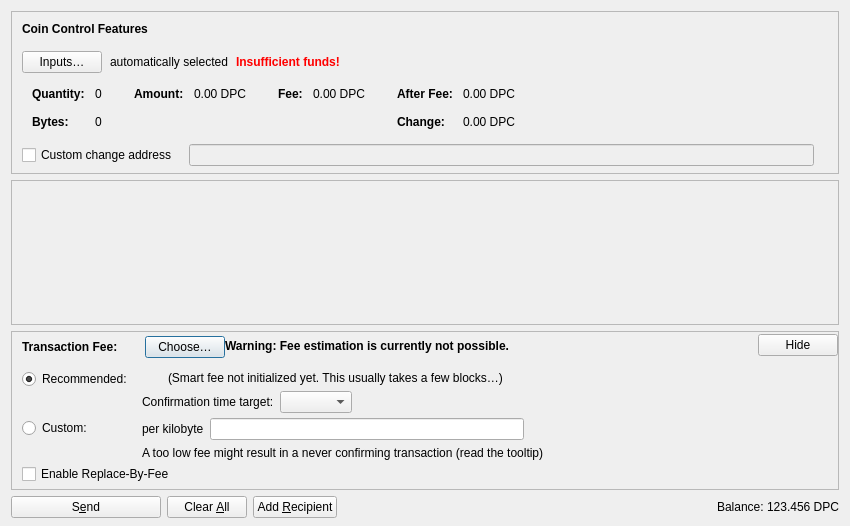
<?xml version="1.0" encoding="UTF-8"?>
<ui version="4.0">
 <class>SendCoinsDialog</class>
 <widget class="QDialog" name="SendCoinsDialog">
  <property name="geometry">
   <rect>
    <x>0</x>
    <y>0</y>
    <width>850</width>
    <height>526</height>
   </rect>
  </property>
  <property name="windowTitle">
   <string>Send Coins</string>
  </property>
  <layout class="QVBoxLayout" name="verticalLayout" stretch="0,1,0,0">
   <property name="bottomMargin">
    <number>8</number>
   </property>
   <item>
    <widget class="QFrame" name="frameCoinControl">
     <property name="sizePolicy">
      <sizepolicy hsizetype="Expanding" vsizetype="Expanding">
       <horstretch>0</horstretch>
       <verstretch>0</verstretch>
      </sizepolicy>
     </property>
     <property name="maximumSize">
      <size>
       <width>16777215</width>
       <height>16777215</height>
      </size>
     </property>
     <property name="frameShape">
      <enum>QFrame::StyledPanel</enum>
     </property>
     <property name="frameShadow">
      <enum>QFrame::Sunken</enum>
     </property>
     <layout class="QVBoxLayout" name="verticalLayoutCoinControl2">
      <property name="spacing">
       <number>0</number>
      </property>
      <property name="leftMargin">
       <number>0</number>
      </property>
      <property name="topMargin">
       <number>0</number>
      </property>
      <property name="rightMargin">
       <number>0</number>
      </property>
      <property name="bottomMargin">
       <number>6</number>
      </property>
      <item>
       <layout class="QVBoxLayout" name="verticalLayoutCoinControl" stretch="0,0,0,0,1">
        <property name="spacing">
         <number>0</number>
        </property>
        <property name="leftMargin">
         <number>10</number>
        </property>
        <property name="topMargin">
         <number>10</number>
        </property>
        <item>
         <layout class="QHBoxLayout" name="horizontalLayoutCoinControl1">
          <property name="bottomMargin">
           <number>15</number>
          </property>
          <item>
           <widget class="QLabel" name="labelCoinControlFeatures">
            <property name="sizePolicy">
             <sizepolicy hsizetype="Preferred" vsizetype="Maximum">
              <horstretch>0</horstretch>
              <verstretch>0</verstretch>
             </sizepolicy>
            </property>
            <property name="font">
             <font>
              <weight>75</weight>
              <bold>true</bold>
             </font>
            </property>
            <property name="styleSheet">
             <string notr="true">font-weight:bold;</string>
            </property>
            <property name="text">
             <string>Coin Control Features</string>
            </property>
           </widget>
          </item>
         </layout>
        </item>
        <item>
         <layout class="QHBoxLayout" name="horizontalLayoutCoinControl2" stretch="0,0,0,0">
          <property name="spacing">
           <number>8</number>
          </property>
          <property name="bottomMargin">
           <number>10</number>
          </property>
          <item>
           <widget class="QPushButton" name="pushButtonCoinControl">
            <property name="styleSheet">
             <string notr="true"/>
            </property>
            <property name="text">
             <string>Inputs…</string>
            </property>
            <property name="autoDefault">
             <bool>false</bool>
            </property>
           </widget>
          </item>
          <item>
           <widget class="QLabel" name="labelCoinControlAutomaticallySelected">
            <property name="text">
             <string>automatically selected</string>
            </property>
            <property name="margin">
             <number>5</number>
            </property>
           </widget>
          </item>
          <item>
           <widget class="QLabel" name="labelCoinControlInsuffFunds">
            <property name="font">
             <font>
              <weight>75</weight>
              <bold>true</bold>
             </font>
            </property>
            <property name="styleSheet">
             <string notr="true">color:red;font-weight:bold;</string>
            </property>
            <property name="text">
             <string>Insufficient funds!</string>
            </property>
            <property name="margin">
             <number>5</number>
            </property>
           </widget>
          </item>
          <item>
           <spacer name="horizontalSpacerCoinControl">
            <property name="orientation">
             <enum>Qt::Horizontal</enum>
            </property>
            <property name="sizeHint" stdset="0">
             <size>
              <width>40</width>
              <height>1</height>
             </size>
            </property>
           </spacer>
          </item>
         </layout>
        </item>
        <item>
         <widget class="QWidget" name="widgetCoinControl" native="true">
          <property name="sizePolicy">
           <sizepolicy hsizetype="Preferred" vsizetype="Preferred">
            <horstretch>0</horstretch>
            <verstretch>0</verstretch>
           </sizepolicy>
          </property>
          <property name="minimumSize">
           <size>
            <width>0</width>
            <height>0</height>
           </size>
          </property>
          <property name="styleSheet">
           <string notr="true"/>
          </property>
          <layout class="QHBoxLayout" name="horizontalLayoutCoinControl5">
           <property name="leftMargin">
            <number>0</number>
           </property>
           <property name="topMargin">
            <number>0</number>
           </property>
           <property name="rightMargin">
            <number>0</number>
           </property>
           <property name="bottomMargin">
            <number>0</number>
           </property>
           <item>
            <layout class="QHBoxLayout" name="horizontalLayoutCoinControl3" stretch="0,0,0,1">
             <property name="spacing">
              <number>20</number>
             </property>
             <property name="topMargin">
              <number>0</number>
             </property>
             <property name="bottomMargin">
              <number>10</number>
             </property>
             <item>
              <layout class="QFormLayout" name="formLayoutCoinControl1">
               <property name="labelAlignment">
                <set>Qt::AlignLeft|Qt::AlignVCenter</set>
               </property>
               <property name="horizontalSpacing">
                <number>10</number>
               </property>
               <property name="verticalSpacing">
                <number>14</number>
               </property>
               <property name="leftMargin">
                <number>10</number>
               </property>
               <property name="topMargin">
                <number>4</number>
               </property>
               <property name="rightMargin">
                <number>6</number>
               </property>
               <item row="0" column="0">
                <widget class="QLabel" name="labelCoinControlQuantityText">
                 <property name="font">
                  <font>
                   <weight>75</weight>
                   <bold>true</bold>
                  </font>
                 </property>
                 <property name="text">
                  <string>Quantity:</string>
                 </property>
                 <property name="margin">
                  <number>0</number>
                 </property>
                </widget>
               </item>
               <item row="0" column="1">
                <widget class="QLabel" name="labelCoinControlQuantity">
                 <property name="cursor">
                  <cursorShape>IBeamCursor</cursorShape>
                 </property>
                 <property name="contextMenuPolicy">
                  <enum>Qt::ActionsContextMenu</enum>
                 </property>
                 <property name="text">
                  <string notr="true">0</string>
                 </property>
                 <property name="margin">
                  <number>0</number>
                 </property>
                 <property name="textInteractionFlags">
                  <set>Qt::LinksAccessibleByMouse|Qt::TextSelectableByKeyboard|Qt::TextSelectableByMouse</set>
                 </property>
                </widget>
               </item>
               <item row="1" column="0">
                <widget class="QLabel" name="labelCoinControlBytesText">
                 <property name="font">
                  <font>
                   <weight>75</weight>
                   <bold>true</bold>
                  </font>
                 </property>
                 <property name="text">
                  <string>Bytes:</string>
                 </property>
                </widget>
               </item>
               <item row="1" column="1">
                <widget class="QLabel" name="labelCoinControlBytes">
                 <property name="cursor">
                  <cursorShape>IBeamCursor</cursorShape>
                 </property>
                 <property name="contextMenuPolicy">
                  <enum>Qt::ActionsContextMenu</enum>
                 </property>
                 <property name="text">
                  <string notr="true">0</string>
                 </property>
                 <property name="textInteractionFlags">
                  <set>Qt::LinksAccessibleByMouse|Qt::TextSelectableByKeyboard|Qt::TextSelectableByMouse</set>
                 </property>
                </widget>
               </item>
              </layout>
             </item>
             <item>
              <layout class="QFormLayout" name="formLayoutCoinControl2">
               <property name="horizontalSpacing">
                <number>10</number>
               </property>
               <property name="verticalSpacing">
                <number>14</number>
               </property>
               <property name="leftMargin">
                <number>6</number>
               </property>
               <property name="topMargin">
                <number>4</number>
               </property>
               <property name="rightMargin">
                <number>6</number>
               </property>
               <item row="0" column="0">
                <widget class="QLabel" name="labelCoinControlAmountText">
                 <property name="font">
                  <font>
                   <weight>75</weight>
                   <bold>true</bold>
                  </font>
                 </property>
                 <property name="text">
                  <string>Amount:</string>
                 </property>
                 <property name="margin">
                  <number>0</number>
                 </property>
                </widget>
               </item>
               <item row="0" column="1">
                <widget class="QLabel" name="labelCoinControlAmount">
                 <property name="cursor">
                  <cursorShape>IBeamCursor</cursorShape>
                 </property>
                 <property name="contextMenuPolicy">
                  <enum>Qt::ActionsContextMenu</enum>
                 </property>
                 <property name="text">
                  <string notr="true">0.00 DPC</string>
                 </property>
                 <property name="textInteractionFlags">
                  <set>Qt::LinksAccessibleByMouse|Qt::TextSelectableByKeyboard|Qt::TextSelectableByMouse</set>
                 </property>
                </widget>
               </item>
              </layout>
             </item>
             <item>
              <layout class="QFormLayout" name="formLayoutCoinControl3">
               <property name="horizontalSpacing">
                <number>10</number>
               </property>
               <property name="verticalSpacing">
                <number>14</number>
               </property>
               <property name="leftMargin">
                <number>6</number>
               </property>
               <property name="topMargin">
                <number>4</number>
               </property>
               <property name="rightMargin">
                <number>6</number>
               </property>
               <item row="0" column="0">
                <widget class="QLabel" name="labelCoinControlFeeText">
                 <property name="font">
                  <font>
                   <weight>75</weight>
                   <bold>true</bold>
                  </font>
                 </property>
                 <property name="text">
                  <string>Fee:</string>
                 </property>
                 <property name="margin">
                  <number>0</number>
                 </property>
                </widget>
               </item>
               <item row="0" column="1">
                <widget class="QLabel" name="labelCoinControlFee">
                 <property name="cursor">
                  <cursorShape>IBeamCursor</cursorShape>
                 </property>
                 <property name="contextMenuPolicy">
                  <enum>Qt::ActionsContextMenu</enum>
                 </property>
                 <property name="text">
                  <string notr="true">0.00 DPC</string>
                 </property>
                 <property name="textInteractionFlags">
                  <set>Qt::LinksAccessibleByMouse|Qt::TextSelectableByKeyboard|Qt::TextSelectableByMouse</set>
                 </property>
                </widget>
               </item>
              </layout>
             </item>
             <item>
              <layout class="QFormLayout" name="formLayoutCoinControl4">
               <property name="labelAlignment">
                <set>Qt::AlignLeft|Qt::AlignVCenter</set>
               </property>
               <property name="horizontalSpacing">
                <number>10</number>
               </property>
               <property name="verticalSpacing">
                <number>14</number>
               </property>
               <property name="leftMargin">
                <number>6</number>
               </property>
               <property name="topMargin">
                <number>4</number>
               </property>
               <property name="rightMargin">
                <number>6</number>
               </property>
               <item row="0" column="0">
                <widget class="QLabel" name="labelCoinControlAfterFeeText">
                 <property name="font">
                  <font>
                   <weight>75</weight>
                   <bold>true</bold>
                  </font>
                 </property>
                 <property name="text">
                  <string>After Fee:</string>
                 </property>
                 <property name="margin">
                  <number>0</number>
                 </property>
                </widget>
               </item>
               <item row="0" column="1">
                <widget class="QLabel" name="labelCoinControlAfterFee">
                 <property name="cursor">
                  <cursorShape>IBeamCursor</cursorShape>
                 </property>
                 <property name="contextMenuPolicy">
                  <enum>Qt::ActionsContextMenu</enum>
                 </property>
                 <property name="text">
                  <string notr="true">0.00 DPC</string>
                 </property>
                 <property name="textInteractionFlags">
                  <set>Qt::LinksAccessibleByMouse|Qt::TextSelectableByKeyboard|Qt::TextSelectableByMouse</set>
                 </property>
                </widget>
               </item>
               <item row="1" column="0">
                <widget class="QLabel" name="labelCoinControlChangeText">
                 <property name="font">
                  <font>
                   <weight>75</weight>
                   <bold>true</bold>
                  </font>
                 </property>
                 <property name="text">
                  <string>Change:</string>
                 </property>
                </widget>
               </item>
               <item row="1" column="1">
                <widget class="QLabel" name="labelCoinControlChange">
                 <property name="cursor">
                  <cursorShape>IBeamCursor</cursorShape>
                 </property>
                 <property name="contextMenuPolicy">
                  <enum>Qt::ActionsContextMenu</enum>
                 </property>
                 <property name="text">
                  <string notr="true">0.00 DPC</string>
                 </property>
                 <property name="textInteractionFlags">
                  <set>Qt::LinksAccessibleByMouse|Qt::TextSelectableByKeyboard|Qt::TextSelectableByMouse</set>
                 </property>
                </widget>
               </item>
              </layout>
             </item>
            </layout>
           </item>
          </layout>
         </widget>
        </item>
        <item>
         <layout class="QHBoxLayout" name="horizontalLayoutCoinControl4" stretch="0,0,0">
          <property name="spacing">
           <number>12</number>
          </property>
          <property name="sizeConstraint">
           <enum>QLayout::SetDefaultConstraint</enum>
          </property>
          <property name="topMargin">
           <number>5</number>
          </property>
          <property name="rightMargin">
           <number>5</number>
          </property>
          <item>
           <widget class="QCheckBox" name="checkBoxCoinControlChange">
            <property name="toolTip">
             <string>If this is activated, but the change address is empty or invalid, change will be sent to a newly generated address.</string>
            </property>
            <property name="text">
             <string>Custom change address</string>
            </property>
           </widget>
          </item>
          <item>
           <widget class="QValidatedLineEdit" name="lineEditCoinControlChange">
            <property name="enabled">
             <bool>false</bool>
            </property>
            <property name="sizePolicy">
             <sizepolicy hsizetype="Expanding" vsizetype="Fixed">
              <horstretch>0</horstretch>
              <verstretch>0</verstretch>
             </sizepolicy>
            </property>
           </widget>
          </item>
          <item>
           <widget class="QLabel" name="labelCoinControlChangeLabel">
            <property name="sizePolicy">
             <sizepolicy hsizetype="Preferred" vsizetype="Expanding">
              <horstretch>0</horstretch>
              <verstretch>0</verstretch>
             </sizepolicy>
            </property>
            <property name="minimumSize">
             <size>
              <width>0</width>
              <height>0</height>
             </size>
            </property>
            <property name="text">
             <string/>
            </property>
            <property name="margin">
             <number>3</number>
            </property>
           </widget>
          </item>
         </layout>
        </item>
        <item>
         <spacer name="verticalSpacerCoinControl">
          <property name="orientation">
           <enum>Qt::Vertical</enum>
          </property>
          <property name="sizeHint" stdset="0">
           <size>
            <width>800</width>
            <height>1</height>
           </size>
          </property>
         </spacer>
        </item>
       </layout>
      </item>
     </layout>
    </widget>
   </item>
   <item>
    <widget class="QScrollArea" name="scrollArea">
     <property name="widgetResizable">
      <bool>true</bool>
     </property>
     <widget class="QWidget" name="scrollAreaWidgetContents">
      <property name="geometry">
       <rect>
        <x>0</x>
        <y>0</y>
        <width>830</width>
        <height>104</height>
       </rect>
      </property>
      <layout class="QVBoxLayout" name="verticalLayout_2" stretch="0,1">
       <property name="leftMargin">
        <number>0</number>
       </property>
       <property name="topMargin">
        <number>0</number>
       </property>
       <property name="rightMargin">
        <number>0</number>
       </property>
       <property name="bottomMargin">
        <number>0</number>
       </property>
       <item>
        <layout class="QVBoxLayout" name="entries">
         <property name="spacing">
          <number>6</number>
         </property>
        </layout>
       </item>
       <item>
        <spacer name="verticalSpacer">
         <property name="orientation">
          <enum>Qt::Vertical</enum>
         </property>
         <property name="sizeHint" stdset="0">
          <size>
           <width>20</width>
           <height>40</height>
          </size>
         </property>
        </spacer>
       </item>
      </layout>
     </widget>
    </widget>
   </item>
   <item>
    <widget class="QFrame" name="frameFee">
     <property name="sizePolicy">
      <sizepolicy hsizetype="Expanding" vsizetype="Expanding">
       <horstretch>0</horstretch>
       <verstretch>0</verstretch>
      </sizepolicy>
     </property>
     <property name="maximumSize">
      <size>
       <width>16777215</width>
       <height>16777215</height>
      </size>
     </property>
     <property name="frameShape">
      <enum>QFrame::StyledPanel</enum>
     </property>
     <property name="frameShadow">
      <enum>QFrame::Sunken</enum>
     </property>
     <layout class="QVBoxLayout" name="verticalLayoutFee1">
      <property name="spacing">
       <number>0</number>
      </property>
      <property name="leftMargin">
       <number>0</number>
      </property>
      <property name="topMargin">
       <number>0</number>
      </property>
      <property name="rightMargin">
       <number>0</number>
      </property>
      <property name="bottomMargin">
       <number>0</number>
      </property>
      <item>
       <layout class="QVBoxLayout" name="verticalLayoutFee2" stretch="0,0,0">
        <property name="spacing">
         <number>0</number>
        </property>
        <property name="leftMargin">
         <number>10</number>
        </property>
        <property name="topMargin">
         <number>0</number>
        </property>
        <item>
         <layout class="QHBoxLayout" name="horizontalLayoutFee1">
          <property name="bottomMargin">
           <number>0</number>
          </property>
          <item>
           <layout class="QVBoxLayout" name="verticalLayoutFee7">
            <property name="spacing">
             <number>0</number>
            </property>
            <item>
             <spacer name="verticalSpacerSmartFee">
              <property name="orientation">
               <enum>Qt::Vertical</enum>
              </property>
              <property name="sizeType">
               <enum>QSizePolicy::Fixed</enum>
              </property>
              <property name="sizeHint" stdset="0">
               <size>
                <width>1</width>
                <height>4</height>
               </size>
              </property>
             </spacer>
            </item>
            <item>
             <layout class="QHBoxLayout" name="horizontalLayoutSmartFee">
              <property name="spacing">
               <number>10</number>
              </property>
              <item>
               <widget class="QLabel" name="labelFeeHeadline">
                <property name="sizePolicy">
                 <sizepolicy hsizetype="Preferred" vsizetype="Maximum">
                  <horstretch>0</horstretch>
                  <verstretch>0</verstretch>
                 </sizepolicy>
                </property>
                <property name="font">
                 <font>
                  <weight>75</weight>
                  <bold>true</bold>
                 </font>
                </property>
                <property name="styleSheet">
                 <string notr="true">font-weight:bold;</string>
                </property>
                <property name="text">
                 <string>Transaction Fee:</string>
                </property>
               </widget>
              </item>
              <item>
               <widget class="QLabel" name="labelFeeMinimized">
                <property name="text">
                 <string/>
                </property>
               </widget>
              </item>
              <item>
               <widget class="QPushButton" name="buttonChooseFee">
                <property name="text">
                 <string>Choose…</string>
                </property>
               </widget>
              </item>
             </layout>
            </item>
            <item>
             <spacer name="verticalSpacer_5">
              <property name="orientation">
               <enum>Qt::Vertical</enum>
              </property>
              <property name="sizeHint" stdset="0">
               <size>
                <width>1</width>
                <height>1</height>
               </size>
              </property>
             </spacer>
            </item>
           </layout>
          </item>
          <item>
           <widget class="QLabel" name="fallbackFeeWarningLabel">
            <property name="toolTip">
             <string>Using the fallbackfee can result in sending a transaction that will take several hours or days (or never) to confirm. Consider choosing your fee manually or wait until you have validated the complete chain.</string>
            </property>
            <property name="font">
            <font>
                <weight>75</weight>
                <bold>true</bold>
            </font>
            </property>
            <property name="text">
             <string>Warning: Fee estimation is currently not possible.</string>
            </property>
            <property name="wordWrap">
             <bool>false</bool>
            </property>
           </widget>
          </item>
          <item>
           <spacer name="horizontalSpacer_4">
            <property name="orientation">
             <enum>Qt::Horizontal</enum>
            </property>
            <property name="sizeType">
             <enum>QSizePolicy::MinimumExpanding</enum>
            </property>
            <property name="sizeHint" stdset="0">
             <size>
              <width>40</width>
              <height>20</height>
             </size>
            </property>
           </spacer>
          </item>
          <item>
           <widget class="QPushButton" name="buttonMinimizeFee">
            <property name="toolTip">
             <string>Hide transaction fee settings</string>
            </property>
            <property name="text">
             <string>Hide</string>
            </property>
           </widget>
          </item>
         </layout>
        </item>
        <item>
         <widget class="QFrame" name="frameFeeSelection">
          <layout class="QVBoxLayout" name="verticalLayoutFee12">
           <property name="spacing">
            <number>0</number>
           </property>
           <property name="leftMargin">
            <number>0</number>
           </property>
           <property name="topMargin">
            <number>0</number>
           </property>
           <property name="rightMargin">
            <number>0</number>
           </property>
           <property name="bottomMargin">
            <number>0</number>
           </property>
           <item>
            <layout class="QGridLayout" name="gridLayoutFee">
             <property name="topMargin">
              <number>10</number>
             </property>
             <property name="bottomMargin">
              <number>4</number>
             </property>
             <property name="horizontalSpacing">
              <number>10</number>
             </property>
             <property name="verticalSpacing">
              <number>4</number>
             </property>
             <item row="1" column="1">
              <layout class="QVBoxLayout" name="verticalLayoutFee8">
               <property name="spacing">
                <number>6</number>
               </property>
               <item>
                <layout class="QHBoxLayout" name="horizontalLayoutFee13">
                 <item>
                  <widget class="QLabel" name="labelCustomPerKilobyte">
                   <property name="toolTip">
                    <string>Specify a custom fee per kB (1,000 bytes) of the transaction's virtual size.

Note:  Since the fee is calculated on a per-byte basis, a fee rate of "100 satoshis per kvB" for a transaction size of 500 virtual bytes (half of 1 kvB) would ultimately yield a fee of only 50 satoshis.</string>
                   </property>
                   <property name="text">
                    <string>per kilobyte</string>
                   </property>
                  </widget>
                 </item>
                 <item>
                  <widget class="BitcoinAmountField" name="customFee"/>
                 </item>
                 <item>
                  <spacer name="horizontalSpacer_6">
                   <property name="orientation">
                    <enum>Qt::Horizontal</enum>
                   </property>
                   <property name="sizeHint" stdset="0">
                    <size>
                     <width>1</width>
                     <height>1</height>
                    </size>
                   </property>
                  </spacer>
                 </item>
                </layout>
               </item>
               <item>
                <layout class="QHBoxLayout" name="horizontalLayoutFee8">
                 <item>
                  <widget class="QLabel" name="labelCustomFeeWarning">
                   <property name="enabled">
                    <bool>true</bool>
                   </property>
                   <property name="toolTip">
                    <string>When there is less transaction volume than space in the blocks, miners as well as relaying nodes may enforce a minimum fee. Paying only this minimum fee is just fine, but be aware that this can result in a never confirming transaction once there is more demand for dpowcoin transactions than the network can process.</string>
                   </property>
                   <property name="text">
                    <string>A too low fee might result in a never confirming transaction (read the tooltip)</string>
                   </property>
                  </widget>
                 </item>
                 <item>
                  <spacer name="horizontalSpacer_2">
                   <property name="orientation">
                    <enum>Qt::Horizontal</enum>
                   </property>
                   <property name="sizeHint" stdset="0">
                    <size>
                     <width>1</width>
                     <height>1</height>
                    </size>
                   </property>
                  </spacer>
                 </item>
                </layout>
               </item>
              </layout>
             </item>
             <item row="0" column="0">
              <layout class="QVBoxLayout" name="verticalLayoutFee4" stretch="0,1">
               <item>
                <widget class="QRadioButton" name="radioSmartFee">
                 <property name="text">
                  <string>Recommended:</string>
                 </property>
                 <property name="checked">
                  <bool>true</bool>
                 </property>
                 <attribute name="buttonGroup">
                  <string notr="true">groupFee</string>
                 </attribute>
                </widget>
               </item>
               <item>
                <spacer name="verticalSpacer_2">
                 <property name="orientation">
                  <enum>Qt::Vertical</enum>
                 </property>
                 <property name="sizeHint" stdset="0">
                  <size>
                   <width>1</width>
                   <height>1</height>
                  </size>
                 </property>
                </spacer>
               </item>
              </layout>
             </item>
             <item row="1" column="0">
              <layout class="QVBoxLayout" name="verticalLayoutFee9" stretch="0,1">
               <item>
                <widget class="QRadioButton" name="radioCustomFee">
                 <property name="text">
                  <string>Custom:</string>
                 </property>
                 <attribute name="buttonGroup">
                  <string notr="true">groupFee</string>
                 </attribute>
                </widget>
               </item>
               <item>
                <spacer name="verticalSpacer_6">
                 <property name="orientation">
                  <enum>Qt::Vertical</enum>
                 </property>
                 <property name="sizeHint" stdset="0">
                  <size>
                   <width>1</width>
                   <height>1</height>
                  </size>
                 </property>
                </spacer>
               </item>
              </layout>
             </item>
             <item row="0" column="1">
              <layout class="QVBoxLayout" name="verticalLayoutFee3" stretch="0,0,1">
               <property name="spacing">
                <number>6</number>
               </property>
               <property name="topMargin">
                <number>2</number>
               </property>
               <item>
                <layout class="QHBoxLayout" name="horizontalLayoutFee12">
                 <item>
                  <widget class="QLabel" name="labelSmartFee">
                   <property name="text">
                    <string/>
                   </property>
                  </widget>
                 </item>
                 <item>
                  <widget class="QLabel" name="labelFeeEstimation">
                   <property name="text">
                    <string/>
                   </property>
                  </widget>
                 </item>
                 <item>
                  <widget class="QLabel" name="labelSmartFee2">
                   <property name="text">
                    <string>(Smart fee not initialized yet. This usually takes a few blocks…)</string>
                   </property>
                  </widget>
                 </item>
                 <item>
                  <spacer name="horizontalSpacer_5">
                   <property name="orientation">
                    <enum>Qt::Horizontal</enum>
                   </property>
                   <property name="sizeHint" stdset="0">
                    <size>
                     <width>1</width>
                     <height>1</height>
                    </size>
                   </property>
                  </spacer>
                 </item>
                </layout>
               </item>
               <item>
                <layout class="QHBoxLayout" name="horizontalLayoutFee9">
                 <item>
                  <layout class="QVBoxLayout" name="verticalLayoutFee6">
                   <item>
                    <widget class="QLabel" name="labelSmartFee3">
                     <property name="text">
                      <string>Confirmation time target:</string>
                     </property>
                    </widget>
                   </item>
                  </layout>
                 </item>
                 <item>
                  <layout class="QVBoxLayout" name="verticalLayoutFee5">
                   <property name="rightMargin">
                    <number>30</number>
                   </property>
                   <item>
                    <layout class="QHBoxLayout" name="horizontalLayoutConfTarget">
                     <property name="bottomMargin">
                      <number>0</number>
                     </property>
                     <item>
                      <widget class="QComboBox" name="confTargetSelector"/>
                     </item>
                     <item>
                      <spacer name="horizontalSpacerConfTarget">
                       <property name="orientation">
                        <enum>Qt::Horizontal</enum>
                       </property>
                       <property name="sizeHint" stdset="0">
                        <size>
                         <width>40</width>
                         <height>20</height>
                        </size>
                       </property>
                      </spacer>
                     </item>
                    </layout>
                   </item>
                  </layout>
                 </item>
                </layout>
               </item>
               <item>
                <spacer name="verticalSpacer_4">
                 <property name="orientation">
                  <enum>Qt::Vertical</enum>
                 </property>
                 <property name="sizeHint" stdset="0">
                  <size>
                   <width>1</width>
                   <height>1</height>
                  </size>
                 </property>
                </spacer>
               </item>
              </layout>
             </item>
            </layout>
           </item>
           <item>
            <widget class="QCheckBox" name="optInRBF">
             <property name="text">
              <string>Enable Replace-By-Fee</string>
             </property>
             <property name="toolTip">
              <string>With Replace-By-Fee (BIP-125) you can increase a transaction's fee after it is sent. Without this, a higher fee may be recommended to compensate for increased transaction delay risk.</string>
             </property>
            </widget>
           </item>
          </layout>
         </widget>
        </item>
        <item>
         <spacer name="verticalSpacerFee">
          <property name="orientation">
           <enum>Qt::Vertical</enum>
          </property>
          <property name="sizeHint" stdset="0">
           <size>
            <width>40</width>
            <height>5</height>
           </size>
          </property>
         </spacer>
        </item>
       </layout>
      </item>
     </layout>
    </widget>
   </item>
   <item>
    <layout class="QHBoxLayout" name="horizontalLayout">
     <item>
      <widget class="QPushButton" name="sendButton">
       <property name="minimumSize">
        <size>
         <width>150</width>
         <height>0</height>
        </size>
       </property>
       <property name="toolTip">
        <string>Confirm the send action</string>
       </property>
       <property name="text">
        <string>S&amp;end</string>
       </property>
       <property name="icon">
        <iconset resource="../bitcoin.qrc">
         <normaloff>:/icons/send</normaloff>:/icons/send</iconset>
       </property>
       <property name="autoDefault">
        <bool>false</bool>
       </property>
       <property name="default">
        <bool>false</bool>
       </property>
      </widget>
     </item>
     <item>
      <widget class="QPushButton" name="clearButton">
       <property name="sizePolicy">
        <sizepolicy hsizetype="Minimum" vsizetype="Fixed">
         <horstretch>0</horstretch>
         <verstretch>0</verstretch>
        </sizepolicy>
       </property>
       <property name="toolTip">
        <string>Clear all fields of the form.</string>
       </property>
       <property name="text">
        <string>Clear &amp;All</string>
       </property>
       <property name="icon">
        <iconset resource="../bitcoin.qrc">
         <normaloff>:/icons/remove</normaloff>:/icons/remove</iconset>
       </property>
       <property name="autoDefault">
        <bool>false</bool>
       </property>
      </widget>
     </item>
     <item>
      <widget class="QPushButton" name="addButton">
       <property name="toolTip">
        <string>Send to multiple recipients at once</string>
       </property>
       <property name="text">
        <string>Add &amp;Recipient</string>
       </property>
       <property name="icon">
        <iconset resource="../bitcoin.qrc">
         <normaloff>:/icons/add</normaloff>:/icons/add</iconset>
       </property>
       <property name="autoDefault">
        <bool>false</bool>
       </property>
      </widget>
     </item>
     <item>
      <spacer name="horizontalSpacer">
       <property name="orientation">
        <enum>Qt::Horizontal</enum>
       </property>
       <property name="sizeHint" stdset="0">
        <size>
         <width>40</width>
         <height>20</height>
        </size>
       </property>
      </spacer>
     </item>
     <item>
      <layout class="QHBoxLayout" name="horizontalLayout_2">
       <property name="spacing">
        <number>3</number>
       </property>
       <item>
        <widget class="QLabel" name="labelBalanceName">
         <property name="sizePolicy">
          <sizepolicy hsizetype="Preferred" vsizetype="Fixed">
           <horstretch>0</horstretch>
           <verstretch>0</verstretch>
          </sizepolicy>
         </property>
         <property name="text">
          <string>Balance:</string>
         </property>
        </widget>
       </item>
       <item>
        <widget class="QLabel" name="labelBalance">
         <property name="sizePolicy">
          <sizepolicy hsizetype="Preferred" vsizetype="Fixed">
           <horstretch>0</horstretch>
           <verstretch>0</verstretch>
          </sizepolicy>
         </property>
         <property name="cursor">
          <cursorShape>IBeamCursor</cursorShape>
         </property>
         <property name="text">
          <string notr="true">123.456 DPC</string>
         </property>
         <property name="textInteractionFlags">
          <set>Qt::LinksAccessibleByMouse|Qt::TextSelectableByKeyboard|Qt::TextSelectableByMouse</set>
         </property>
        </widget>
       </item>
      </layout>
     </item>
    </layout>
   </item>
  </layout>
 </widget>
 <customwidgets>
  <customwidget>
   <class>QValidatedLineEdit</class>
   <extends>QLineEdit</extends>
   <header>qt/qvalidatedlineedit.h</header>
  </customwidget>
  <customwidget>
   <class>BitcoinAmountField</class>
   <extends>QLineEdit</extends>
   <header>qt/bitcoinamountfield.h</header>
   <container>1</container>
  </customwidget>
 </customwidgets>
 <resources>
  <include location="../bitcoin.qrc"/>
 </resources>
 <connections/>
 <buttongroups>
  <buttongroup name="groupFee"/>
 </buttongroups>
</ui>
